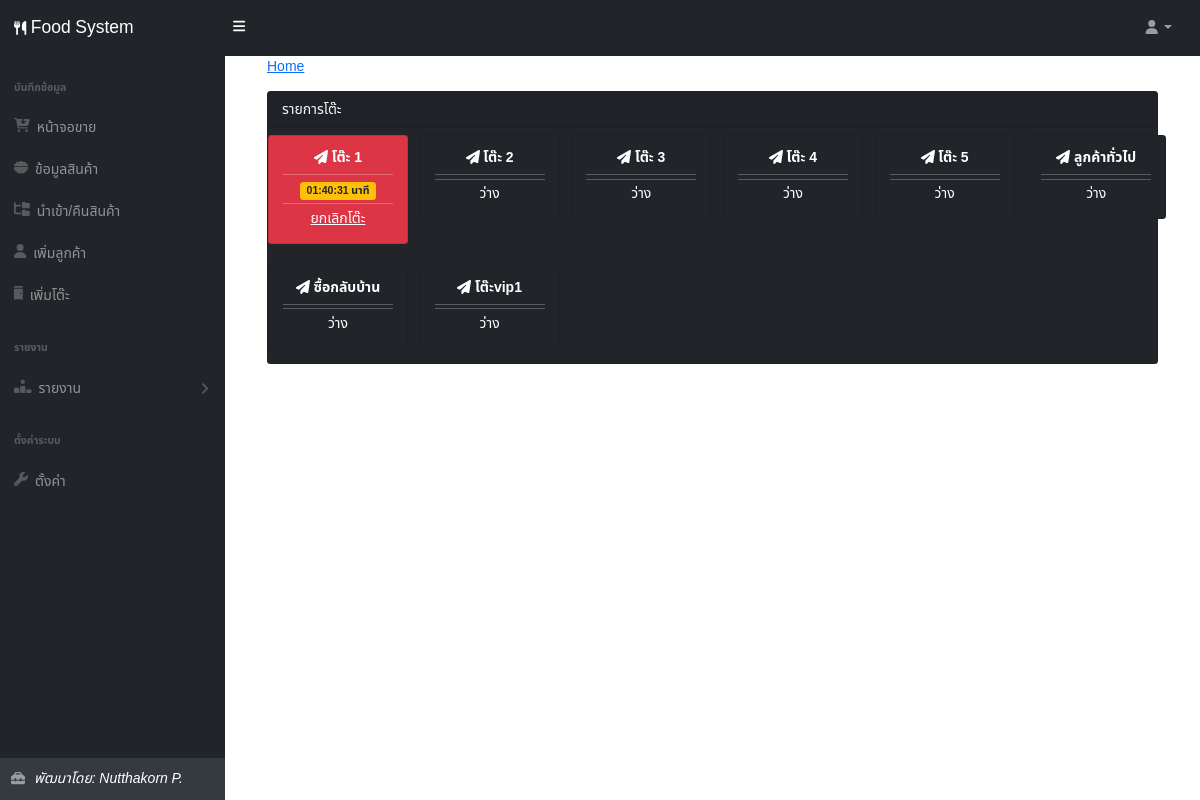
The app's page /home.php with its own data.
### tables this page shows
CREATE TABLE `food_table` (
  `id` int(11) NOT NULL,
  `table_name` varchar(50) NOT NULL,
  `timediff` datetime NOT NULL,
  `status` int(11) NOT NULL
);

### classes/Main.class.php (called while the page is built, shortened)
<?php
    class Main {
        private $dbhost = 'localhost';
        private $dbuser = 'root';
        private $dbpass = '';
        private $dbname = 'food';
        function __construct() {
            try {
                $conn = new mysqli($this->dbhost, $this->dbuser, $this->dbpass, $this->dbname);
                $this->dbcon = $conn;
            }catch(Exception $e){
                echo "
                    <div>
                        Database is Error connection : <b>".$e->getMessage()."</b><br/>
                    </div>
                ";
            }
        }
    }
?>

### classes/Table.class.php (called while the page is built, shortened)
<?php
require 'Main.class.php';
class Table extends Main{
    public function TableList(){
        $sql = "
            SELECT
                *, TIMEDIFF(TIME(NOW()),TIME(timediff)) AS count_time
            FROM
                food_table
            ORDER BY
                id ASC
            ";
        $query = $this->dbcon->query($sql);
        if ($query->num_rows > 0){
            return $query;
        }
    }
}

### food_table.php (the view, shortened to what this page needs)
<!DOCTYPE html>
<html lang="en">
<head>
</head>
<?php
    $userid = $_SESSION['userid'];
    $obj = new Table;
    $obj->updateTableEmpty();
    $data = $obj->TableList();
?>
<body>
    <div class="container-fluid" id="example_div">
    <div class="container">
   <a href="#!">Home</a>
        <div class="card mt-3 bg-dark">
            <div class="card-header text-light">
                รายการโต๊ะ
            </div>
            <div class="row ml-2 mr-2  ">
                <?php
                    $color = '';
                    $link = '';
                    $timediff = '';
                    foreach($data as $val){
                        if ($val['status'] == '0') {
                            $color = 'bg-dark';
                            $link = 'ว่าง';
                            $timediff = '';
                        }else{
                            $color = 'bg-danger';
                            $link = "<a href='home.php?m=food_table&table=$val[id]&userid=$userid&cleartable=1' class='text-white btncancel'>ยกเลิกโต๊ะ</a>";
                            $timediff = ' '.date('H:i:s', strtotime($val['count_time'])).' นาที';
                        }
                ?>
                <div class="col-lg-2 col-md-6 col-sm-12 col-xs-12 ">
                    <div class="card text-white  <?=$color?> mb-3 mt-2" style="width: 10rem;">
                        <div class="card-body">
                            <h6 class="card-title text-white" align="center">
                                <strong>
                                <i class="fa-solid fa-paper-plane "></i>
                                    <a href="food_table.php?m=food_table&table=<?=$val['id']?>"
                                        class="text-white taga"><?=$val['table_name']?></a>
                                </strong>
                            </h6>
                           <hr class="mt-1 mb-1">
                           <div align="center">
                            <span class="badge bg-warning text-dark"><?=$timediff?></span>
                            <hr class="mt-1 mb-1">
                            <?=$link?>
                           </div>
                        </div>
                    </div>
                </div>
                <?php } ?>
            </div>
        </div>
    </div>
    </div>
</body>
</html>

### home.php (style rules this page uses)
* { font-family: 'Noto Sans Thai', sans-serif; font-size: 14px; }

### food_table.php (style rules this page uses)
.taga { text-decoration: none; }

### records on screen
food_table: table_name "โต๊ะ 1", timediff "01:40:31 นาที"
food_table: table_name "โต๊ะ 2", status "ว่าง"
food_table: table_name "โต๊ะ 3", status "ว่าง"
food_table: table_name "โต๊ะ 4", status "ว่าง"
food_table: table_name "โต๊ะ 5", status "ว่าง"
food_table: table_name "ลูกค้าทั่วไป", status "ว่าง"
food_table: table_name "ซื้อกลับบ้าน", status "ว่าง"
food_table: table_name "โต๊ะvip1", status "ว่าง"
